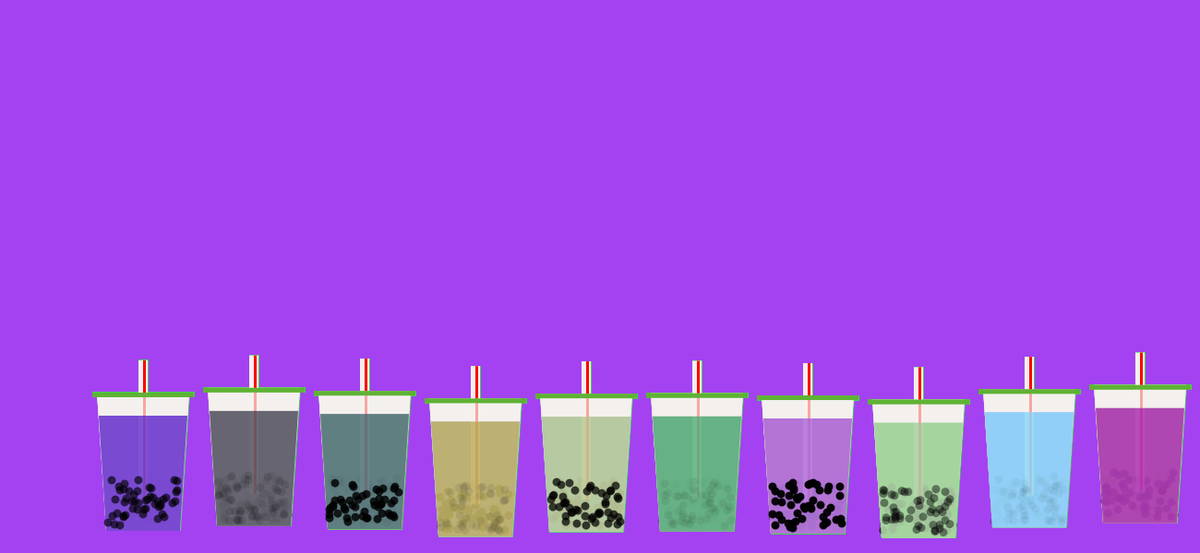
Frame 1 (no input)
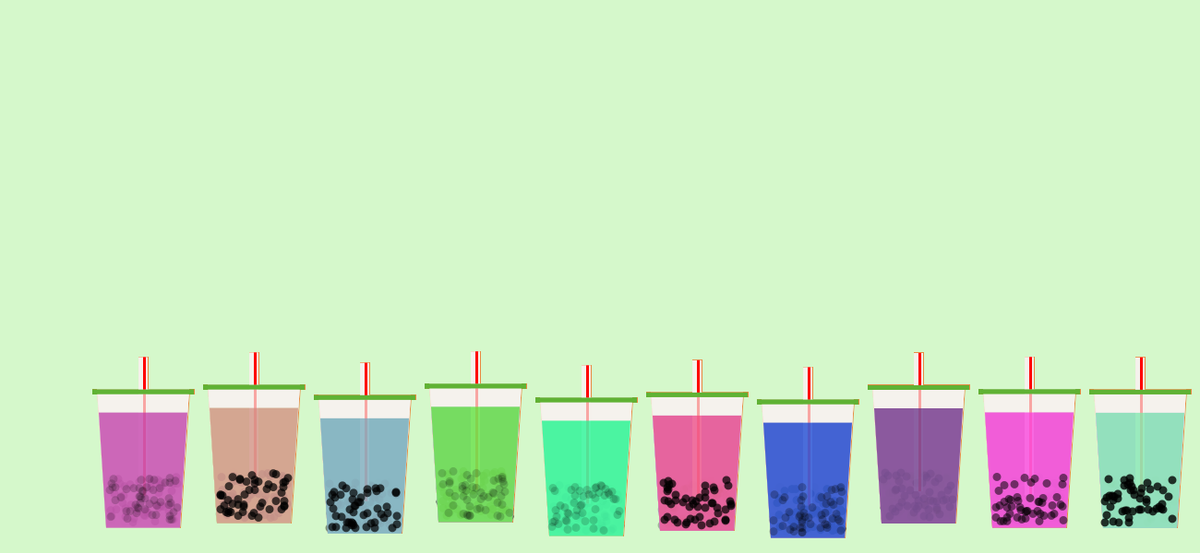
Frame 2 (the mouse pressed at the canvas centre, redrawn once)

The Processing sketch that drew these frames (run headless with seeded random() and noise(); the mouse was pressed at the canvas centre and the sketch redrawn once):

// Processing sketch: processing_115696
// ── processing_115696.pde

void setup () {
  size (1300, 600);
  smooth ();
  noLoop();
  noStroke();
  
}

void draw () {
  background (random(255),random(255),random(255));

  //---------------------- RULES

  float r = random(255);
  float g = random(255);
  float b = random(255);

  float r2= r+30;
  float g2= g+30;
  float b2= b+30;
  for (int x=0; x<width+100; x+=120) {

    float y;
    y=height/2;

    int n = 2;
    float d = random (0, n+1);

//--------boba
    pushMatrix();
    translate(x, random(y, y+20));

    stroke (r, g, b);

    boba ();
    boba ();
    boba ();
    boba ();
    fill(r, g, b);

    noStroke();
    popMatrix();

    //---------------------- bobacup
  }

}

  void boba () {
    //straw
    fill(245, 242, 237, 175);
    rect(95+55, 20+60, 10, 150);
    fill(255, 0, 0);
    rect(100+55, 20+60, 3, 150);
    //cup
    fill(245, 242, 237, 175);
    quad(105, 115, 105+100, 115, 195, 115+150, 115, 115+150);
    fill(95, 178, 52);
    rect(100, 115, 110, 5);

    //drink
    fill(random(255), random(255),random(255), 175);
    noStroke();
    quad(107, 140, 103+100, 140, 195, 140+125, 115, 140+125);

    //tapioca
    fill(0,random(255));
    int x = 1;
    while (x<=50)
    {
      ellipse(int(random(117, 193)), int(random(210, 260)), 9, 9);
      x=x+1;
   

  }
  }



//---------------------- REDRAW
void mousePressed () {
  redraw();
}
